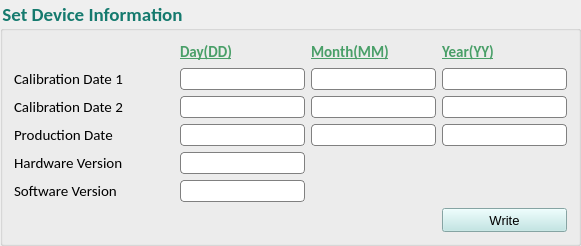
          <widget class="QGroupBox" name="groupBox_10">
           <property name="minimumSize">
            <size>
             <width>0</width>
             <height>0</height>
            </size>
           </property>
           <property name="maximumSize">
            <size>
             <width>16777215</width>
             <height>16777215</height>
            </size>
           </property>
           <property name="font">
            <font>
             <family>Calibri</family>
             <pointsize>14</pointsize>
             <weight>75</weight>
             <bold>true</bold>
            </font>
           </property>
           <property name="styleSheet">
            <string notr="true">color: #157A6E;
background:none;</string>
           </property>
           <property name="title">
            <string>Set Device Information</string>
           </property>
           <layout class="QGridLayout" name="gridLayout_35">
            <item row="0" column="0">
             <layout class="QGridLayout" name="gridLayout_167">
              <item row="2" column="2">
               <widget class="QLineEdit" name="CalDateMonlineEdit_2">
                <property name="sizePolicy">
                 <sizepolicy hsizetype="Fixed" vsizetype="Fixed">
                  <horstretch>0</horstretch>
                  <verstretch>0</verstretch>
                 </sizepolicy>
                </property>
                <property name="minimumSize">
                 <size>
                  <width>0</width>
                  <height>22</height>
                 </size>
                </property>
                <property name="maximumSize">
                 <size>
                  <width>16777215</width>
                  <height>22</height>
                 </size>
                </property>
                <property name="font">
                 <font>
                  <pointsize>10</pointsize>
                 </font>
                </property>
                <property name="styleSheet">
                 <string notr="true">border: 1px solid gray;
border-radius: 4px;
color: rgb(0,0,0);</string>
                </property>
               </widget>
              </item>
              <item row="2" column="3">
               <widget class="QLineEdit" name="CalDateYearlineEdit_2">
                <property name="sizePolicy">
                 <sizepolicy hsizetype="Fixed" vsizetype="Fixed">
                  <horstretch>0</horstretch>
                  <verstretch>0</verstretch>
                 </sizepolicy>
                </property>
                <property name="minimumSize">
                 <size>
                  <width>0</width>
                  <height>22</height>
                 </size>
                </property>
                <property name="maximumSize">
                 <size>
                  <width>16777215</width>
                  <height>22</height>
                 </size>
                </property>
                <property name="font">
                 <font>
                  <pointsize>10</pointsize>
                 </font>
                </property>
                <property name="styleSheet">
                 <string notr="true">border: 1px solid gray;
border-radius: 4px;
color: rgb(0,0,0);</string>
                </property>
               </widget>
              </item>
              <item row="3" column="1">
               <widget class="QLineEdit" name="ProDateDaylineEdit">
                <property name="sizePolicy">
                 <sizepolicy hsizetype="Fixed" vsizetype="Fixed">
                  <horstretch>0</horstretch>
                  <verstretch>0</verstretch>
                 </sizepolicy>
                </property>
                <property name="minimumSize">
                 <size>
                  <width>0</width>
                  <height>22</height>
                 </size>
                </property>
                <property name="maximumSize">
                 <size>
                  <width>16777215</width>
                  <height>22</height>
                 </size>
                </property>
                <property name="font">
                 <font>
                  <pointsize>10</pointsize>
                 </font>
                </property>
                <property name="styleSheet">
                 <string notr="true">border: 1px solid gray;
border-radius: 4px;
color: rgb(0,0,0);</string>
                </property>
               </widget>
              </item>
              <item row="0" column="1">
               <widget class="QLabel" name="day_dd_5">
                <property name="minimumSize">
                 <size>
                  <width>0</width>
                  <height>0</height>
                 </size>
                </property>
                <property name="maximumSize">
                 <size>
                  <width>16777215</width>
                  <height>16777215</height>
                 </size>
                </property>
                <property name="font">
                 <font>
                  <family>Calibri</family>
                  <pointsize>11</pointsize>
                  <weight>75</weight>
                  <bold>true</bold>
                  <underline>true</underline>
                 </font>
                </property>
                <property name="styleSheet">
                 <string notr="true">color: #499F68;</string>
                </property>
                <property name="text">
                 <string>Day(DD)</string>
                </property>
               </widget>
              </item>
              <item row="1" column="3">
               <widget class="QLineEdit" name="CalDateYearlineEdit">
                <property name="sizePolicy">
                 <sizepolicy hsizetype="Fixed" vsizetype="Fixed">
                  <horstretch>0</horstretch>
                  <verstretch>0</verstretch>
                 </sizepolicy>
                </property>
                <property name="minimumSize">
                 <size>
                  <width>0</width>
                  <height>22</height>
                 </size>
                </property>
                <property name="maximumSize">
                 <size>
                  <width>16777215</width>
                  <height>22</height>
                 </size>
                </property>
                <property name="font">
                 <font>
                  <pointsize>10</pointsize>
                 </font>
                </property>
                <property name="styleSheet">
                 <string notr="true">border: 1px solid gray;
border-radius: 4px;
color: rgb(0,0,0);</string>
                </property>
               </widget>
              </item>
              <item row="2" column="0">
               <widget class="QLabel" name="CalibrationDatelabel_9">
                <property name="minimumSize">
                 <size>
                  <width>160</width>
                  <height>22</height>
                 </size>
                </property>
                <property name="maximumSize">
                 <size>
                  <width>16777215</width>
                  <height>16777215</height>
                 </size>
                </property>
                <property name="font">
                 <font>
                  <family>Calibri</family>
                  <pointsize>11</pointsize>
                 </font>
                </property>
                <property name="styleSheet">
                 <string notr="true">color: rgb(0,0,0);</string>
                </property>
                <property name="text">
                 <string>Calibration Date 2</string>
                </property>
               </widget>
              </item>
              <item row="4" column="1">
               <widget class="QLineEdit" name="HWversionlineEdit">
                <property name="sizePolicy">
                 <sizepolicy hsizetype="Fixed" vsizetype="Fixed">
                  <horstretch>0</horstretch>
                  <verstretch>0</verstretch>
                 </sizepolicy>
                </property>
                <property name="minimumSize">
                 <size>
                  <width>0</width>
                  <height>22</height>
                 </size>
                </property>
                <property name="maximumSize">
                 <size>
                  <width>16777215</width>
                  <height>22</height>
                 </size>
                </property>
                <property name="font">
                 <font>
                  <pointsize>10</pointsize>
                 </font>
                </property>
                <property name="styleSheet">
                 <string notr="true">border: 1px solid gray;
border-radius: 4px;
color: rgb(0,0,0);</string>
                </property>
               </widget>
              </item>
              <item row="0" column="3">
               <widget class="QLabel" name="year_yy_5">
                <property name="minimumSize">
                 <size>
                  <width>0</width>
                  <height>0</height>
                 </size>
                </property>
                <property name="maximumSize">
                 <size>
                  <width>16777215</width>
                  <height>16777215</height>
                 </size>
                </property>
                <property name="font">
                 <font>
                  <family>Calibri</family>
                  <pointsize>11</pointsize>
                  <weight>75</weight>
                  <bold>true</bold>
                  <underline>true</underline>
                 </font>
                </property>
                <property name="styleSheet">
                 <string notr="true">color: #499F68;</string>
                </property>
                <property name="text">
                 <string>Year(YY)</string>
                </property>
               </widget>
              </item>
              <item row="1" column="0">
               <widget class="QLabel" name="CalibrationDatelabel_7">
                <property name="minimumSize">
                 <size>
                  <width>160</width>
                  <height>0</height>
                 </size>
                </property>
                <property name="maximumSize">
                 <size>
                  <width>16777215</width>
                  <height>16777215</height>
                 </size>
                </property>
                <property name="font">
                 <font>
                  <family>Calibri</family>
                  <pointsize>11</pointsize>
                 </font>
                </property>
                <property name="styleSheet">
                 <string notr="true">color: rgb(0,0,0);</string>
                </property>
                <property name="text">
                 <string>Calibration Date 1</string>
                </property>
               </widget>
              </item>
              <item row="6" column="3">
               <widget class="QPushButton" name="DeviceInfWrButton">
                <property name="minimumSize">
                 <size>
                  <width>0</width>
                  <height>24</height>
                 </size>
                </property>
                <property name="maximumSize">
                 <size>
                  <width>16777215</width>
                  <height>24</height>
                 </size>
                </property>
                <property name="font">
                 <font>
                  <pointsize>10</pointsize>
                 </font>
                </property>
                <property name="cursor">
                 <cursorShape>PointingHandCursor</cursorShape>
                </property>
                <property name="styleSheet">
                 <string notr="true">background-color:#BBE6E4;color: rgb(0,0,0);</string>
                </property>
                <property name="text">
                 <string>Write</string>
                </property>
               </widget>
              </item>
              <item row="3" column="2">
               <widget class="QLineEdit" name="ProDateMonlineEdit">
                <property name="sizePolicy">
                 <sizepolicy hsizetype="Fixed" vsizetype="Fixed">
                  <horstretch>0</horstretch>
                  <verstretch>0</verstretch>
                 </sizepolicy>
                </property>
                <property name="minimumSize">
                 <size>
                  <width>0</width>
                  <height>22</height>
                 </size>
                </property>
                <property name="maximumSize">
                 <size>
                  <width>16777215</width>
                  <height>22</height>
                 </size>
                </property>
                <property name="font">
                 <font>
                  <pointsize>10</pointsize>
                 </font>
                </property>
                <property name="styleSheet">
                 <string notr="true">border: 1px solid gray;
border-radius: 4px;
color: rgb(0,0,0);</string>
                </property>
               </widget>
              </item>
              <item row="2" column="1">
               <widget class="QLineEdit" name="CalDateDaylineEdit_2">
                <property name="sizePolicy">
                 <sizepolicy hsizetype="Fixed" vsizetype="Fixed">
                  <horstretch>0</horstretch>
                  <verstretch>0</verstretch>
                 </sizepolicy>
                </property>
                <property name="minimumSize">
                 <size>
                  <width>0</width>
                  <height>22</height>
                 </size>
                </property>
                <property name="maximumSize">
                 <size>
                  <width>16777215</width>
                  <height>22</height>
                 </size>
                </property>
                <property name="font">
                 <font>
                  <pointsize>10</pointsize>
                 </font>
                </property>
                <property name="styleSheet">
                 <string notr="true">border: 1px solid gray;
border-radius: 4px;
color: rgb(0,0,0);</string>
                </property>
               </widget>
              </item>
              <item row="5" column="0">
               <widget class="QLabel" name="SWlabel_7">
                <property name="minimumSize">
                 <size>
                  <width>0</width>
                  <height>0</height>
                 </size>
                </property>
                <property name="maximumSize">
                 <size>
                  <width>16777215</width>
                  <height>16777215</height>
                 </size>
                </property>
                <property name="font">
                 <font>
                  <family>Calibri</family>
                  <pointsize>11</pointsize>
                 </font>
                </property>
                <property name="styleSheet">
                 <string notr="true">color: rgb(0,0,0);</string>
                </property>
                <property name="text">
                 <string>Software Version</string>
                </property>
               </widget>
              </item>
              <item row="3" column="0">
               <widget class="QLabel" name="ProductionDatelabel_7">
                <property name="minimumSize">
                 <size>
                  <width>0</width>
                  <height>0</height>
                 </size>
                </property>
                <property name="maximumSize">
                 <size>
                  <width>16777215</width>
                  <height>16777215</height>
                 </size>
                </property>
                <property name="font">
                 <font>
                  <family>Calibri</family>
                  <pointsize>11</pointsize>
                 </font>
                </property>
                <property name="styleSheet">
                 <string notr="true">color: rgb(0,0,0);</string>
                </property>
                <property name="text">
                 <string>Production Date</string>
                </property>
               </widget>
              </item>
              <item row="4" column="0">
               <widget class="QLabel" name="HWllabel_7">
                <property name="minimumSize">
                 <size>
                  <width>160</width>
                  <height>0</height>
                 </size>
                </property>
                <property name="maximumSize">
                 <size>
                  <width>16777215</width>
                  <height>16777215</height>
                 </size>
                </property>
                <property name="font">
                 <font>
                  <family>Calibri</family>
                  <pointsize>11</pointsize>
                 </font>
                </property>
                <property name="styleSheet">
                 <string notr="true">color: rgb(0,0,0);</string>
                </property>
                <property name="text">
                 <string>Hardware Version</string>
                </property>
               </widget>
              </item>
              <item row="5" column="1">
               <widget class="QLineEdit" name="SWlineEdit">
                <property name="sizePolicy">
                 <sizepolicy hsizetype="Fixed" vsizetype="Fixed">
                  <horstretch>0</horstretch>
                  <verstretch>0</verstretch>
                 </sizepolicy>
                </property>
                <property name="minimumSize">
                 <size>
                  <width>0</width>
                  <height>22</height>
                 </size>
                </property>
                <property name="maximumSize">
                 <size>
                  <width>16777215</width>
                  <height>22</height>
                 </size>
                </property>
                <property name="font">
                 <font>
                  <pointsize>10</pointsize>
                 </font>
                </property>
                <property name="styleSheet">
                 <string notr="true">border: 1px solid gray;
border-radius: 4px;
color: rgb(0,0,0);</string>
                </property>
               </widget>
              </item>
              <item row="1" column="1">
               <widget class="QLineEdit" name="CalDateDaylineEdit">
                <property name="sizePolicy">
                 <sizepolicy hsizetype="Fixed" vsizetype="Fixed">
                  <horstretch>0</horstretch>
                  <verstretch>0</verstretch>
                 </sizepolicy>
                </property>
                <property name="minimumSize">
                 <size>
                  <width>0</width>
                  <height>22</height>
                 </size>
                </property>
                <property name="maximumSize">
                 <size>
                  <width>16777215</width>
                  <height>22</height>
                 </size>
                </property>
                <property name="font">
                 <font>
                  <pointsize>10</pointsize>
                 </font>
                </property>
                <property name="styleSheet">
                 <string notr="true">border: 1px solid gray;
border-radius: 4px;
color: rgb(0,0,0);</string>
                </property>
               </widget>
              </item>
              <item row="0" column="2">
               <widget class="QLabel" name="month_mm_5">
                <property name="minimumSize">
                 <size>
                  <width>0</width>
                  <height>0</height>
                 </size>
                </property>
                <property name="maximumSize">
                 <size>
                  <width>16777215</width>
                  <height>16777215</height>
                 </size>
                </property>
                <property name="font">
                 <font>
                  <family>Calibri</family>
                  <pointsize>11</pointsize>
                  <weight>75</weight>
                  <bold>true</bold>
                  <underline>true</underline>
                 </font>
                </property>
                <property name="styleSheet">
                 <string notr="true">color: #499F68;</string>
                </property>
                <property name="text">
                 <string>Month(MM)</string>
                </property>
               </widget>
              </item>
              <item row="3" column="3">
               <widget class="QLineEdit" name="ProDateYearlineEdit">
                <property name="sizePolicy">
                 <sizepolicy hsizetype="Fixed" vsizetype="Fixed">
                  <horstretch>0</horstretch>
                  <verstretch>0</verstretch>
                 </sizepolicy>
                </property>
                <property name="minimumSize">
                 <size>
                  <width>0</width>
                  <height>22</height>
                 </size>
                </property>
                <property name="maximumSize">
                 <size>
                  <width>16777215</width>
                  <height>22</height>
                 </size>
                </property>
                <property name="font">
                 <font>
                  <pointsize>10</pointsize>
                 </font>
                </property>
                <property name="styleSheet">
                 <string notr="true">border: 1px solid gray;
border-radius: 4px;
color: rgb(0,0,0);</string>
                </property>
               </widget>
              </item>
              <item row="1" column="2">
               <widget class="QLineEdit" name="CalDateMonlineEdit">
                <property name="sizePolicy">
                 <sizepolicy hsizetype="Fixed" vsizetype="Fixed">
                  <horstretch>0</horstretch>
                  <verstretch>0</verstretch>
                 </sizepolicy>
                </property>
                <property name="minimumSize">
                 <size>
                  <width>0</width>
                  <height>22</height>
                 </size>
                </property>
                <property name="maximumSize">
                 <size>
                  <width>16777215</width>
                  <height>22</height>
                 </size>
                </property>
                <property name="font">
                 <font>
                  <pointsize>10</pointsize>
                 </font>
                </property>
                <property name="styleSheet">
                 <string notr="true">border: 1px solid gray;
border-radius: 4px;
color: rgb(0,0,0);</string>
                </property>
               </widget>
              </item>
             </layout>
            </item>
           </layout>
          </widget>
